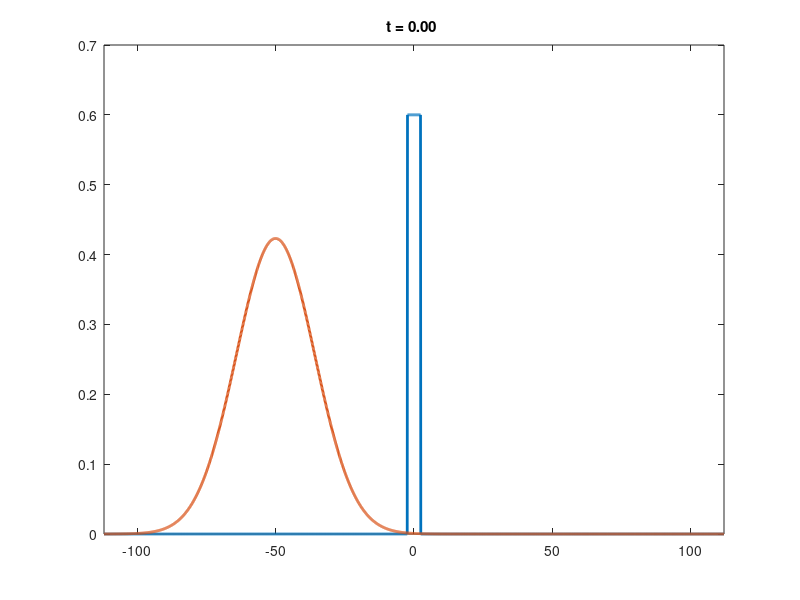

MATLAB code for this plot: (Note: this script raises an error after producing the figure.)
N = 2.24e3;
a = 0.1;
%changed in the last lesson
%a = 0.1;

tau = 0.01;
%nt = 6e3;
%nt = 8e3;
nt = 1e4;
x = -(N-1)/2:(N-1)/2; 
x = a*x';

%%
shg; clf
set(gcf,'position',[900,600,800,400]);
%V = @(x)exp(-x.^2/8);
V = @(x)0.6*double(x.^2 < 6);
hV = plot(x,V(x),'linewidth',2);  %plot del potenziale 
hold on
xlim([x(1) x(end)]);
axis(axis)

%%
% k0 = 1.5;
%qui gli dico quale momento usare 
k0 = 1;
sigma = 20;
psi0 = exp(1i*k0*x).*exp(-(x+50).^2/sigma^2/2);
psi0 = psi0/norm(psi0);
psi = psi0;   
s = 150;
%serve a non riplottare se esiste gia il graphic handle
%che corrisponde al disegno della funzione d'onda.
if exist('hf','var') && isgraphics(hf)
    hf.YData = s*abs(psi).^2;        %plot dello stato sul grafico
else
    hf = plot(x,s*abs(psi).^2,'linewidth',2);
end
ht = title(sprintf('t = %-5.2f',0));

%definisce k della grid
k = (pi/(N+1))*(1:N)';
%definisce l'energia cinetica
kinE = (k/a).^2/2; %diagonale nello spazio di Fourier

shg
disp('press any key to start execution'); pause

for j=1:nt
    psi = exp(-1i*V(x)*tau/2).*psi;
    psi = sinft(exp(-1i*kinE*tau).*sinft(psi));
    psi = exp(-1i*V(x)*tau/2).*psi;
    if mod(j,10) == 0
        hf.YData = s*abs(psi).^2;
        ht.String = sprintf('t = %-5.2f',j*tau);
        drawnow;
    end
end

[H,~,Htri] = hamiltonian1D(N,a,V,'DBC');

return

%%
psi = psi0;
shg
U = expm(-1i*H*tau);
disp('press any key to start execution'); pause

for j=1:nt
    psi = U*psi; 
    if mod(j,10) == 0
        hf.YData = s*abs(psi).^2;
        ht.String = sprintf('t = %-5.2f',j*tau);
        drawnow;
    end
end

%%
n = 30;
yV = max(V(x))/2
psi = (u(:,n)-1i*u(:,n+1))/sqrt(2);
hf.YData = sqrt(s)*real(psi)/2 + max(V(x))/2;
hf2 = plot(x,sqrt(s)*imag(psi)/2 + yV,'linewidth',2);
%hf.YData = s*abs(psi).^2;

shg
disp('press any key to start execution'); pause

for j=1:nt
    psi = exp(-1i*e(n)*tau)*psi; 
    if mod(j,10) == 0
        hf.YData = sqrt(s)*real(psi)/2 + max(V(x))/2;
        hf2.YData = sqrt(s)*imag(psi)/2 + max(V(x))/2;
        %hf.YData = s*abs(psi).^2;
        ht.String = sprintf('t = %-5.2f',j*tau);
        drawnow;
        
    end
end

    